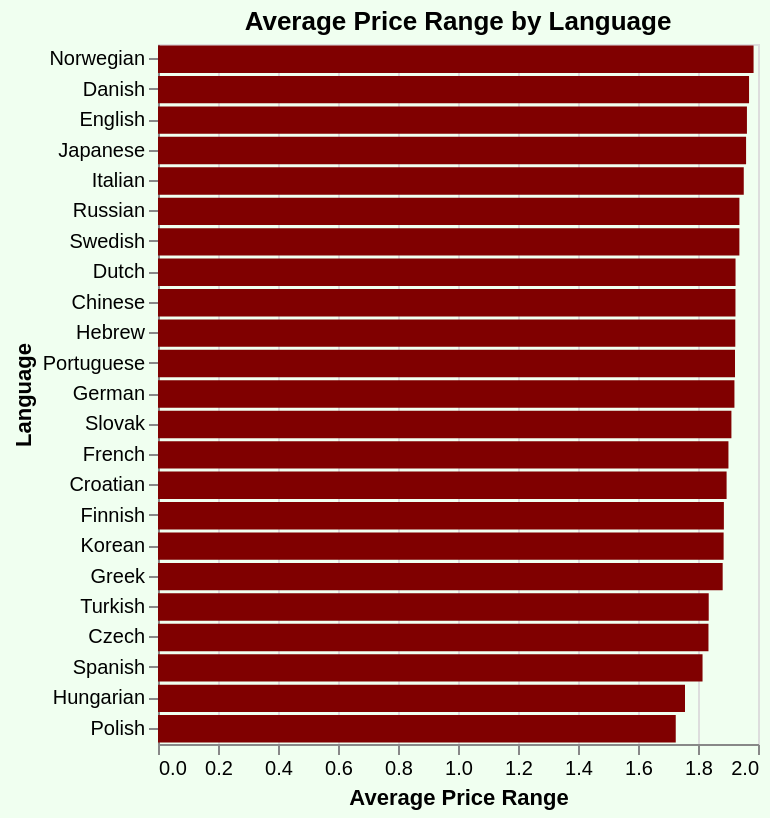

The specification (Vega-Lite) saved for this image:
### Vega-Lite specification from a JSON file in a GitHub repository (floating-point values rounded to 4 significant figures)
{"config": {"view": {"continuousWidth": 300, "continuousHeight": 300}}, "data": {"name": "data-52c4a7018459cf992eb6bb13e6fdfb1a"}, "mark": {"type": "bar", "color": "#800000"}, "background": "#f0fff0", "encoding": {"tooltip": [{"field": "avg_price_range", "type": "quantitative"}, {"field": "count_reviews", "type": "quantitative"}], "x": {"field": "avg_price_range", "title": "Average Price Range", "type": "quantitative"}, "y": {"field": "language", "sort": "-x", "title": "Language", "type": "nominal"}}, "height": 350, "title": "Average Price Range by Language", "width": "container", "$schema": "https://vega.github.io/schema/vega-lite/v5.17.0.json", "datasets": {"data-52c4a7018459cf992eb6bb13e6fdfb1a": [{"langid": "no", "avg_price_range": 1.985, "count_reviews": 1286, "language": "Norwegian"}, {"langid": "da", "avg_price_range": 1.97, "count_reviews": 1508, "language": "Danish"}, {"langid": "en", "avg_price_range": 1.963, "count_reviews": 106765, "language": "English"}, {"langid": "ja", "avg_price_range": 1.96, "count_reviews": 856, "language": "Japanese"}, {"langid": "it", "avg_price_range": 1.953, "count_reviews": 322593, "language": "Italian"}, {"langid": "ru", "avg_price_range": 1.938, "count_reviews": 4051, "language": "Russian"}, {"langid": "sv", "avg_price_range": 1.938, "count_reviews": 1563, "language": "Swedish"}, {"langid": "nl", "avg_price_range": 1.925, "count_reviews": 4902, "language": "Dutch"}, {"langid": "zh", "avg_price_range": 1.925, "count_reviews": 466, "language": "Chinese"}, {"langid": "he", "avg_price_range": 1.924, "count_reviews": 608, "language": "Hebrew"}, {"langid": "pt", "avg_price_range": 1.923, "count_reviews": 6943, "language": "Portuguese"}, {"langid": "de", "avg_price_range": 1.921, "count_reviews": 9154, "language": "German"}, {"langid": "sk", "avg_price_range": 1.911, "count_reviews": 79, "language": "Slovak"}, {"langid": "fr", "avg_price_range": 1.901, "count_reviews": 34331, "language": "French"}, {"langid": "hr", "avg_price_range": 1.895, "count_reviews": 86, "language": "Croatian"}, {"langid": "fi", "avg_price_range": 1.886, "count_reviews": 211, "language": "Finnish"}, {"langid": "ko", "avg_price_range": 1.885, "count_reviews": 384, "language": "Korean"}, {"langid": "el", "avg_price_range": 1.882, "count_reviews": 1588, "language": "Greek"}, {"langid": "tr", "avg_price_range": 1.836, "count_reviews": 554, "language": "Turkish"}, {"langid": "cs", "avg_price_range": 1.835, "count_reviews": 212, "language": "Czech"}, {"langid": "es", "avg_price_range": 1.815, "count_reviews": 24452, "language": "Spanish"}, {"langid": "hu", "avg_price_range": 1.757, "count_reviews": 300, "language": "Hungarian"}, {"langid": "pl", "avg_price_range": 1.726, "count_reviews": 1375, "language": "Polish"}]}}
